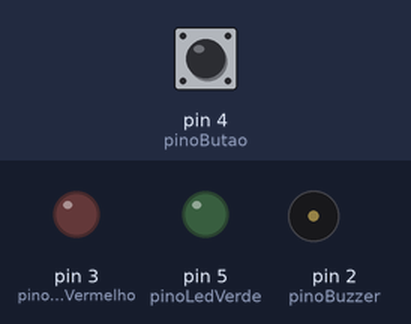
Simulated run of this sketch. Board: Arduino Uno, built with avr-gcc and run on an emulated ATmega328P. Shown: output pins drawn as LEDs (lit = HIGH), buzzer (waves = sounding). The inputs (shaded band) are chosen by the test bench; at power-on: pin 4 (pinoButao) LOW.

Above: at 2.2 s.
2.3 s: pin 4 (pinoButao) pulled HIGH for 0.15 s
At 2.37 s:
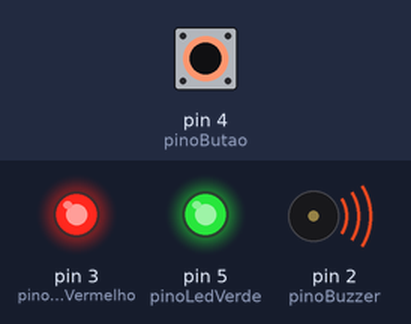
3.9 s: pin 4 (pinoButao) pulled HIGH for 3.2 s
At 8.0 s:
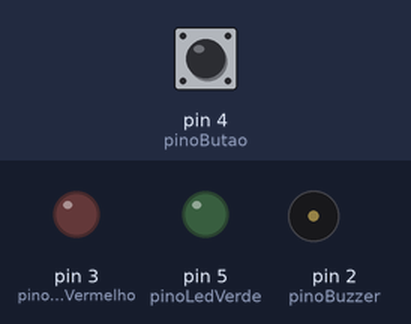
Timing chart, 0 to 9.5 s (numbered marks = the images above; inputs shaded):
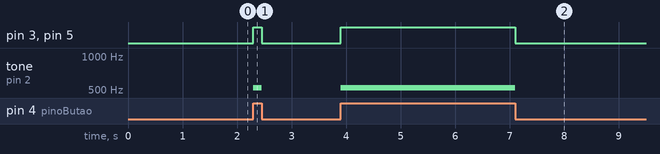

Measured:
- after the input at 2.3 s, pin 3 (pinoLedVermelho), pin 5 (pinoLedVerde): LOW → HIGH at once, → LOW 0.15 s later; tone on pin 2 (pinoBuzzer): silent → 523 Hz at once, → silent 0.15 s later
- after the input at 3.9 s, pin 3 (pinoLedVermelho), pin 5 (pinoLedVerde): LOW → HIGH at once, → LOW 3.2 s later; tone on pin 2 (pinoBuzzer): silent → 523 Hz at once, → silent 3.2 s later

The sketch:

Buzzer_Botao.ino
```cpp
//constante para o pino da buzzer
#define pinoBuzzer 2

//constante do led
#define pinoLedVermelho 3

#define pinoLedVerde 5

//constante do botão
#define pinoButao 4

void setup() {
  Serial.begin(9600);

  //Modo do pino
  pinMode(pinoBuzzer, OUTPUT);
  pinMode(pinoLedVermelho, OUTPUT);
  pinMode(pinoLedVerde, OUTPUT);
  pinMode(pinoButao, INPUT);

  delay(1000);  //parada estratégica
}

void loop() {
  if (digitalRead(pinoButao) == 1) {
    tone(pinoBuzzer, 523);//Nota musical dó
    digitalWrite(pinoLedVermelho, HIGH);
    digitalWrite(pinoLedVerde, HIGH);
  }

  else if (digitalRead(pinoButao) == 0) {
    noTone(pinoBuzzer);                  //desliga a buzzer
    digitalWrite(pinoLedVermelho, LOW);  //apaga o LED
    digitalWrite(pinoLedVerde, LOW);
  }
}
```
